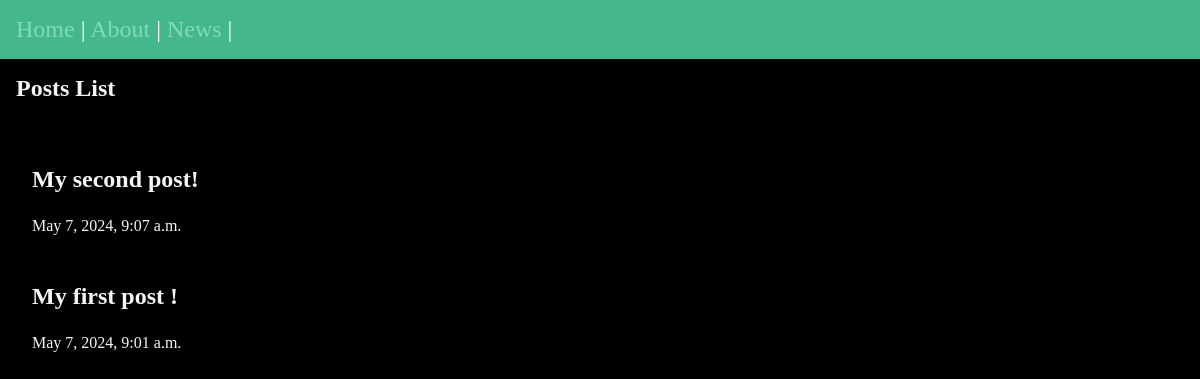
/posts/, run on an earlier commit of the app's database.
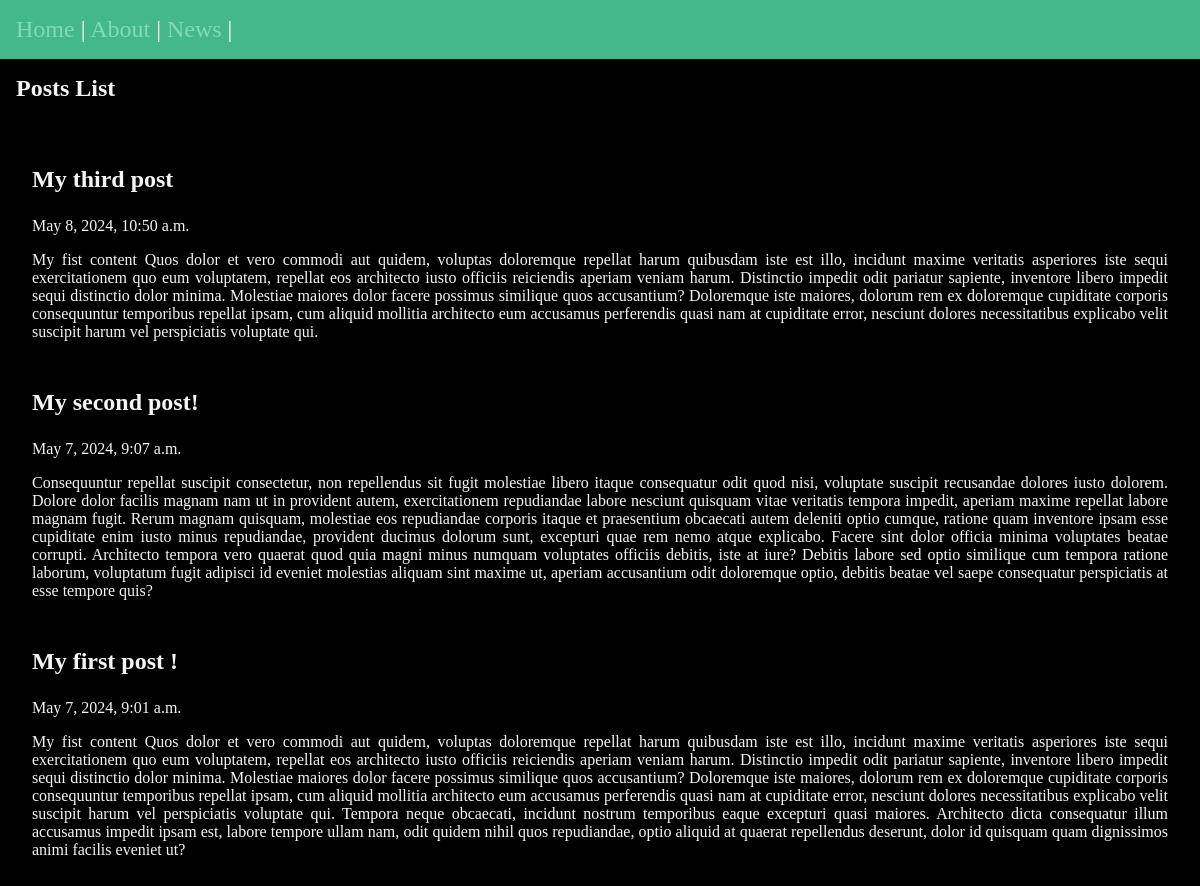
And on a later commit of the database.
### posts/models.py (models this page shows, shortened)
class Post(models.Model):
    title = models.CharField(max_length=75)
    body = models.TextField()
    slug = models.SlugField()
    date = models.DateTimeField(auto_now_add=True)

### posts/views.py (the view)
# urls.py: path('', views.posts_list),
def posts_list(request):
    posts = Post.objects.all().order_by('-date')
    return render(
        request,
        template_name='posts/posts_list.html',
        context={'posts': posts}
    )

### posts/templates/posts/posts_list.html (shortened to what this page needs)
{% extends 'layout.html'%}
{% block content%}
<section>
  <h1> Posts List</h1>
  <ul>
    {% for post in posts  %}
    <li>
      <article class="post">
        <h2>{{post.title}}</h2>
        <p>{{post.date}}</p>
        <p>{{post.body}}</p>
      </article>
    </li>
    {% endfor %}
  </ul>
</section>
  {% endblock %}

### templates/layout.html (shortened to what this page needs)
<!DOCTYPE html>
{% load static %}
<html lang="en">
<head>
     <link rel="stylesheet" href="{% static 'css/styles.css' %}" />
</head>
<body>
    <nav>
        <a href="/">Home</a> |
        <a href="/about">About</a> |
        <a href="/posts">News</a> |
    </nav>
    <main>
        {%block content%}
        {%endblock %}
    </main>
</body>
</html>

### static/css/styles.css (style rules this page uses)
* { margin: 0; padding: 0; box-sizing: border-box; }
body { min-height: 100vh; background-color: black; color: whitesmoke; }
nav { padding: 1rem; background-color: #44b78b; color: white; font-size: 1.5rem; }
main { padding: 1rem; }
section { display: flex; flex-flow: column; gap: 1rem; }
p { font-size: 1rem; }
ul { list-style-type: none; }
li { margin: 2rem 1rem; }
a { text-decoration: none; color: #81dbb8; }
article { margin: 3rem auto; }
article h2 { margin: 1.5rem 0; }
article p { margin: 1rem 0; text-align: justify; }

What changed in the data, as far as the page shows it:
added Post: title "My third post", date "May 8, 2024, 10:50 a.m.", body "My fist content Quos dolor et vero commodi aut quidem, voluptas doloremque repellat harum quibusdam iste est illo, incidunt maxime veritatis asperiores iste sequi exercitationem quo eum voluptatem, repellat eos architecto iusto officiis reiciendis aperiam veniam harum. Distinctio impedit odit pariatur sapiente, inventore libero impedit sequi distinctio dolor minima. Molestiae maiores dolor facere possimus similique quos accusantium? Doloremque iste maiores, dolorum rem ex doloremque cupiditate corporis consequuntur temporibus repellat ipsam, cum aliquid mollitia architecto eum accusamus perferendis quasi nam at cupiditate error, nesciunt dolores necessitatibus explicabo velit suscipit harum…"
changed Post "My second post!": body (not shown) → "Consequuntur repellat suscipit consectetur, non repellendus sit fugit molestiae libero itaque consequatur odit quod nisi, voluptate suscipit recusandae dolores iusto dolorem. Dolore dolor facilis magnam nam ut in provident autem, exercitationem repudiandae labore nesciunt quisquam vitae veritatis tempora impedit, aperiam maxime repellat labore magnam fugit. Rerum magnam quisquam, molestiae eos repudiandae corporis itaque et praesentium obcaecati autem deleniti optio cumque, ratione quam inventore ipsam esse cupiditate enim iusto minus repudiandae, provident ducimus dolorum sunt, excepturi quae rem nemo atque explicabo. Facere sint dolor officia minima voluptates beatae corrupti. Architecto…"
changed Post "My first post !": body (not shown) → "My fist content Quos dolor et vero commodi aut quidem, voluptas doloremque repellat harum quibusdam iste est illo, incidunt maxime veritatis asperiores iste sequi exercitationem quo eum voluptatem, repellat eos architecto iusto officiis reiciendis aperiam veniam harum. Distinctio impedit odit pariatur sapiente, inventore libero impedit sequi distinctio dolor minima. Molestiae maiores dolor facere possimus similique quos accusantium? Doloremque iste maiores, dolorum rem ex doloremque cupiditate corporis consequuntur temporibus repellat ipsam, cum aliquid mollitia architecto eum accusamus perferendis quasi nam at cupiditate error, nesciunt dolores necessitatibus explicabo velit suscipit harum…"
